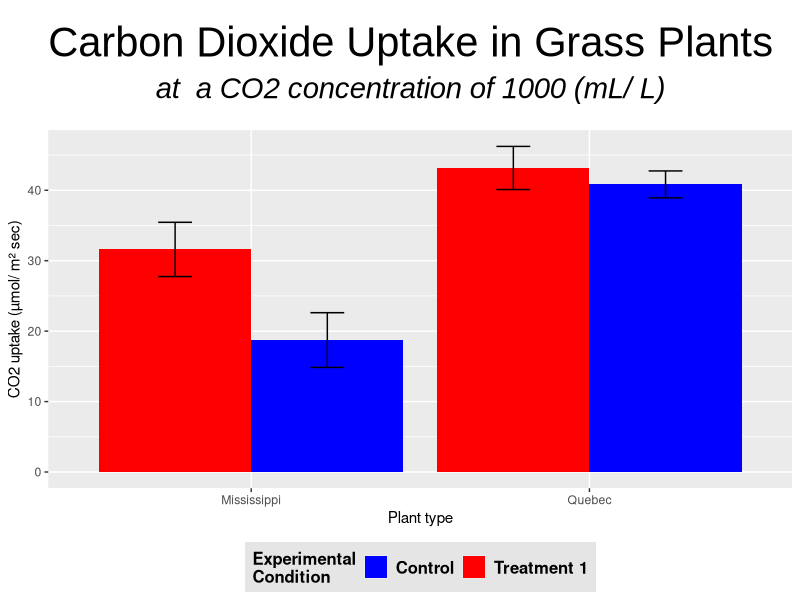

Recreate this plot in R.
# Creation date: 
#   2015-08-21
# Created by:
#   HS
# Objective:
#   Get a template for barplots with ggplot2
# Usage:
#
# Input:
#   
# Output:
#   Barplot

library(ggplot2)

# get example data
# getting mean and sd over subsets of data
library(plyr)
new.df <- ddply(CO2,c("Type", "Treatment", "conc"), summarise, mean.uptake = mean(uptake), sd.uptake = sd(uptake))
#reorder factors of CO2$Type 
new.df$Type <- factor(new.df$Type, levels = c("Mississippi","Quebec")) #redefine levels
# subsetting data
new.df.2 <- subset(new.df, conc == 1000)

# Barplot with errorbars
ggplot(new.df.2, aes(Type , mean.uptake, fill = Treatment))+
	geom_bar(stat="identity", position=position_dodge())+ # grouping by Type
# Errorbar
  	geom_errorbar(aes(
		ymin=new.df.2$mean.uptake-new.df.2$sd.uptake, 
		ymax=new.df.2$mean.uptake+new.df.2$sd.uptake),
		width=.2, 
		position=position_dodge(.9))+

# Titel 
ggtitle(expression(atop("Carbon Dioxide Uptake in Grass Plants", atop(italic("at  a CO2 concentration of 1000 (mL/ L)"), ""))))+
  theme(plot.title = element_text(size=30, vjust=-1, family="Arial"))+
  
# Axes
labs(x="Plant type", y = "CO2 uptake (µmol/ m² sec)") + # axis labels
#  scale_y_continuous(expand = c(0,0))+ # removes distance between bottom of plot and x-axis
#  coord_cartesian(xlim=c(0,20))+ # scaling of the x-axis  
#  coord_cartesian(ylim=c(1,5.5)) # scaling of the y-axis 

# Legend
#guides(fill=guide_legend(title=NULL))+ # remove legend
#scale_fill_discrete(name="Experimental\nCondition")# titel of legend
scale_fill_manual(values=c("blue", "red"), 
                    name="Experimental\nCondition",
                    breaks=c("chilled", "nonchilled"),
                    labels=c("Control", "Treatment 1")) + 
theme(legend.title = element_text(colour="black", size=12, face="bold"), # legend titel
      legend.text = element_text(colour="black", size = 12, face = "bold"), # legend text
      legend.background = element_rect(fill="gray90", size=.5, linetype="dotted"), # background of plot, default without
      legend.position="bottom" # position of legend, "top", "bottom", "rigth", "left"
)


